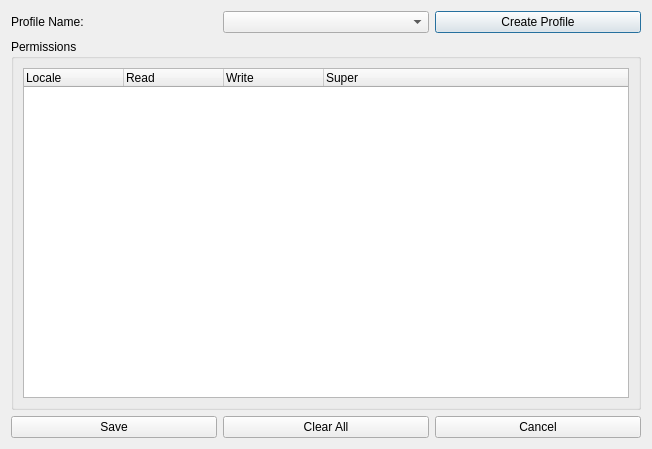
<?xml version="1.0" encoding="UTF-8"?>
<ui version="4.0">
 <class>Dialog</class>
 <widget class="QDialog" name="Dialog">
  <property name="geometry">
   <rect>
    <x>0</x>
    <y>0</y>
    <width>652</width>
    <height>449</height>
   </rect>
  </property>
  <property name="windowTitle">
   <string>Profile Editor</string>
  </property>
  <layout class="QGridLayout" name="gridLayout_2">
   <item row="0" column="0">
    <layout class="QHBoxLayout" name="horizontalLayout_2">
     <item>
      <widget class="QLabel" name="label">
       <property name="text">
        <string>Profile Name:</string>
       </property>
      </widget>
     </item>
     <item>
      <widget class="QComboBox" name="jsonCombo">
       <property name="editable">
        <bool>false</bool>
       </property>
       <property name="duplicatesEnabled">
        <bool>false</bool>
       </property>
      </widget>
     </item>
     <item>
      <widget class="QPushButton" name="createButton">
       <property name="text">
        <string>Create Profile</string>
       </property>
      </widget>
     </item>
    </layout>
   </item>
   <item row="1" column="0">
    <widget class="QGroupBox" name="groupBox_2">
     <property name="title">
      <string>Permissions</string>
     </property>
     <layout class="QGridLayout" name="gridLayout">
      <item row="0" column="0">
       <widget class="QTreeWidget" name="treeWidget">
        <property name="rootIsDecorated">
         <bool>true</bool>
        </property>
        <property name="wordWrap">
         <bool>false</bool>
        </property>
        <property name="headerHidden">
         <bool>false</bool>
        </property>
        <attribute name="headerVisible">
         <bool>true</bool>
        </attribute>
        <attribute name="headerDefaultSectionSize">
         <number>100</number>
        </attribute>
        <column>
         <property name="text">
          <string notr="true">Locale</string>
         </property>
        </column>
        <column>
         <property name="text">
          <string>Read</string>
         </property>
        </column>
        <column>
         <property name="text">
          <string>Write</string>
         </property>
        </column>
        <column>
         <property name="text">
          <string>Super</string>
         </property>
        </column>
       </widget>
      </item>
     </layout>
    </widget>
   </item>
   <item row="2" column="0">
    <layout class="QHBoxLayout" name="horizontalLayout">
     <item>
      <widget class="QPushButton" name="saveButton">
       <property name="text">
        <string>Save</string>
       </property>
      </widget>
     </item>
     <item>
      <widget class="QPushButton" name="clearButton">
       <property name="text">
        <string>Clear All</string>
       </property>
      </widget>
     </item>
     <item>
      <widget class="QPushButton" name="cancelButton">
       <property name="text">
        <string>Cancel</string>
       </property>
      </widget>
     </item>
    </layout>
   </item>
  </layout>
 </widget>
 <resources/>
 <connections/>
</ui>
